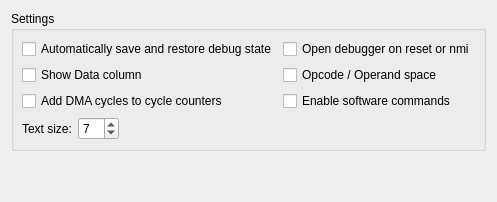
          <widget class="QWidget" name="tab_3">
           <attribute name="title">
            <string>Setup</string>
           </attribute>
           <layout class="QVBoxLayout" name="verticalLayout_17">
            <item>
             <widget class="QGroupBox" name="groupBox_11">
              <property name="title">
               <string>Settings</string>
              </property>
              <layout class="QGridLayout" name="gridLayout_20">
               <property name="leftMargin">
                <number>8</number>
               </property>
               <property name="topMargin">
                <number>8</number>
               </property>
               <property name="rightMargin">
                <number>8</number>
               </property>
               <property name="bottomMargin">
                <number>8</number>
               </property>
               <item row="0" column="0">
                <widget class="QCheckBox" name="checkSaveLoadDebug">
                 <property name="focusPolicy">
                  <enum>Qt::NoFocus</enum>
                 </property>
                 <property name="text">
                  <string>Automatically save and restore debug state</string>
                 </property>
                </widget>
               </item>
               <item row="1" column="0">
                <widget class="QCheckBox" name="checkDataCol">
                 <property name="focusPolicy">
                  <enum>Qt::NoFocus</enum>
                 </property>
                 <property name="text">
                  <string>Show Data column</string>
                 </property>
                 <property name="checked">
                  <bool>false</bool>
                 </property>
                </widget>
               </item>
               <item row="1" column="1">
                <widget class="QCheckBox" name="checkAddSpace">
                 <property name="focusPolicy">
                  <enum>Qt::NoFocus</enum>
                 </property>
                 <property name="text">
                  <string>Opcode / Operand space</string>
                 </property>
                </widget>
               </item>
               <item row="0" column="1">
                <widget class="QCheckBox" name="checkDebugResetTrigger">
                 <property name="focusPolicy">
                  <enum>Qt::NoFocus</enum>
                 </property>
                 <property name="text">
                  <string>Open debugger on reset or nmi</string>
                 </property>
                </widget>
               </item>
               <item row="2" column="0">
                <widget class="QCheckBox" name="checkBox">
                 <property name="focusPolicy">
                  <enum>Qt::NoFocus</enum>
                 </property>
                 <property name="text">
                  <string>Add DMA cycles to cycle counters</string>
                 </property>
                </widget>
               </item>
               <item row="2" column="1">
                <widget class="QCheckBox" name="checkDisableSoftCommands">
                 <property name="focusPolicy">
                  <enum>Qt::NoFocus</enum>
                 </property>
                 <property name="text">
                  <string>Enable software commands</string>
                 </property>
                </widget>
               </item>
               <item row="4" column="0">
                <layout class="QGridLayout" name="gridLayout_21">
                 <property name="bottomMargin">
                  <number>0</number>
                 </property>
                 <property name="horizontalSpacing">
                  <number>6</number>
                 </property>
                 <property name="verticalSpacing">
                  <number>0</number>
                 </property>
                 <item row="2" column="0">
                  <widget class="QLabel" name="label_17">
                   <property name="sizePolicy">
                    <sizepolicy hsizetype="Maximum" vsizetype="Preferred">
                     <horstretch>0</horstretch>
                     <verstretch>0</verstretch>
                    </sizepolicy>
                   </property>
                   <property name="text">
                    <string>Text size:</string>
                   </property>
                  </widget>
                 </item>
                 <item row="2" column="1">
                  <widget class="QSpinBox" name="textSize">
                   <property name="sizePolicy">
                    <sizepolicy hsizetype="Maximum" vsizetype="Fixed">
                     <horstretch>0</horstretch>
                     <verstretch>0</verstretch>
                    </sizepolicy>
                   </property>
                   <property name="minimum">
                    <number>5</number>
                   </property>
                   <property name="maximum">
                    <number>15</number>
                   </property>
                   <property name="value">
                    <number>7</number>
                   </property>
                  </widget>
                 </item>
                 <item row="2" column="2">
                  <spacer name="horizontalSpacer_25">
                   <property name="orientation">
                    <enum>Qt::Horizontal</enum>
                   </property>
                   <property name="sizeType">
                    <enum>QSizePolicy::Expanding</enum>
                   </property>
                   <property name="sizeHint" stdset="0">
                    <size>
                     <width>20</width>
                     <height>10</height>
                    </size>
                   </property>
                  </spacer>
                 </item>
                </layout>
               </item>
              </layout>
             </widget>
            </item>
            <item>
             <spacer name="verticalSpacer_6">
              <property name="orientation">
               <enum>Qt::Vertical</enum>
              </property>
              <property name="sizeHint" stdset="0">
               <size>
                <width>20</width>
                <height>40</height>
               </size>
              </property>
             </spacer>
            </item>
           </layout>
          </widget>
